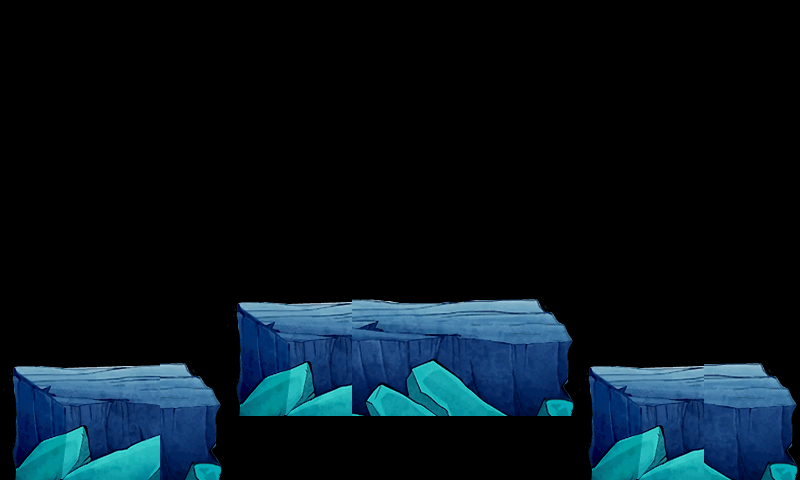

Below is a game level as drawn by its tile map, then a one-line description and the .tmx that defines it (tile-layer data replaced by summaries):
An orthogonal 25x15 tile map with 32x32 px tiles, 1 tile layer (root), 1 hidden layer not drawn, 2 tilesets and 1 object (enemyindex).

<map version="1.0" orientation="orthogonal" renderorder="right-down" width="25" height="15" tilewidth="32" tileheight="32" nextobjectid="5">
 <tileset firstgid="1" name="bround" tilewidth="32" tileheight="32" tilecount="84" columns="21">
  <image source="ground.png" width="672" height="149" />
  <tile id="0">
   <properties>
    <property name="rootX" value="-1" />
    <property name="rootY" value="0" />
   </properties>
  </tile>
  <tile id="1">
   <properties>
    <property name="rootX" value="-1" />
    <property name="rootY" value="0" />
   </properties>
  </tile>
  <tile id="2">
   <properties>
    <property name="rootX" value="-1" />
    <property name="rootY" value="0" />
   </properties>
  </tile>
  <tile id="3">
   <properties>
    <property name="rootX" value="-1" />
    <property name="rootY" value="0" />
   </properties>
  </tile>
  <tile id="4">
   <properties>
    <property name="rootX" value="-1" />
    <property name="rootY" value="0" />
   </properties>
  </tile>
  <tile id="5">
   <properties>
    <property name="rootX" value="-1" />
    <property name="rootY" value="0" />
   </properties>
  </tile>
  <tile id="6">
   <properties>
    <property name="rootX" value="-1" />
    <property name="rootY" value="0" />
   </properties>
  </tile>
  <tile id="7">
   <properties>
    <property name="rootX" value="-1" />
    <property name="rootY" value="0" />
   </properties>
  </tile>
  <tile id="8">
   <properties>
    <property name="rootX" value="-1" />
    <property name="rootY" value="0" />
   </properties>
  </tile>
  <tile id="9">
   <properties>
    <property name="rootX" value="-1" />
    <property name="rootY" value="0" />
   </properties>
  </tile>
  <tile id="10">
   <properties>
    <property name="rootX" value="-1" />
    <property name="rootY" value="0" />
   </properties>
  </tile>
  <tile id="11">
   <properties>
    <property name="rootX" value="-1" />
    <property name="rootY" value="0" />
   </properties>
  </tile>
  <tile id="12">
   <properties>
    <property name="rootX" value="-1" />
    <property name="rootY" value="0" />
   </properties>
  </tile>
  <tile id="13">
   <properties>
    <property name="rootX" value="-1" />
    <property name="rootY" value="0" />
   </properties>
  </tile>
  <tile id="14">
   <properties>
    <property name="rootX" value="-1" />
    <property name="rootY" value="0" />
   </properties>
  </tile>
  <tile id="15">
   <properties>
    <property name="rootX" value="-1" />
    <property name="rootY" value="0" />
   </properties>
  </tile>
  <tile id="16">
   <properties>
    <property name="rootX" value="-1" />
    <property name="rootY" value="0" />
   </properties>
  </tile>
  <tile id="17">
   <properties>
    <property name="rootX" value="-1" />
    <property name="rootY" value="0" />
   </properties>
  </tile>
  <tile id="18">
   <properties>
    <property name="rootX" value="-1" />
    <property name="rootY" value="0" />
   </properties>
  </tile>
  <tile id="19">
   <properties>
    <property name="rootX" value="-1" />
    <property name="rootY" value="0" />
   </properties>
  </tile>
  <tile id="20">
   <properties>
    <property name="rootX" value="-1" />
    <property name="rootY" value="0" />
   </properties>
  </tile>
 </tileset>
 <tileset firstgid="85" name="coin" tilewidth="32" tileheight="32" tilecount="12" columns="6">
  <image source="hulu.png" width="192" height="64" />
  <tile id="1">
   <properties>
    <property name="jewelType" value="2" />
   </properties>
  </tile>
  <tile id="2">
   <properties>
    <property name="jewelType" value="3" />
   </properties>
  </tile>
  <tile id="3">
   <properties>
    <property name="jewelType" value="4" />
   </properties>
  </tile>
  <tile id="4">
   <properties>
    <property name="jewelType" value="5" />
   </properties>
  </tile>
  <tile id="6">
   <properties>
    <property name="jewelType" value="1" />
   </properties>
  </tile>
  <tile id="7">
   <properties>
    <property name="jewelType" value="2" />
   </properties>
  </tile>
  <tile id="8">
   <properties>
    <property name="jewelType" value="3" />
   </properties>
  </tile>
  <tile id="9">
   <properties>
    <property name="jewelType" value="4" />
   </properties>
  </tile>
  <tile id="10">
   <properties>
    <property name="jewelType" value="5" />
   </properties>
  </tile>
  <tile id="11">
   <properties>
    <property name="jewelType" value="6" />
   </properties>
  </tile>
 </tileset>
 <layer name="root" width="25" height="15">
  <data>[375 cells, 100 non-empty, 48 distinct tile ids]</data>
 </layer>
 <layer name="jewel" width="25" height="15" visible="0">
  <data>[375 cells, 8 non-empty, 8 distinct tile ids]</data>
 </layer>
 <objectgroup name="enemy1">
  <object id="3" name="enemyindex" x="697" y="367">
   <properties>
    <property name="enemytype" value="3" />
   </properties>
  </object>
 </objectgroup>
</map>
